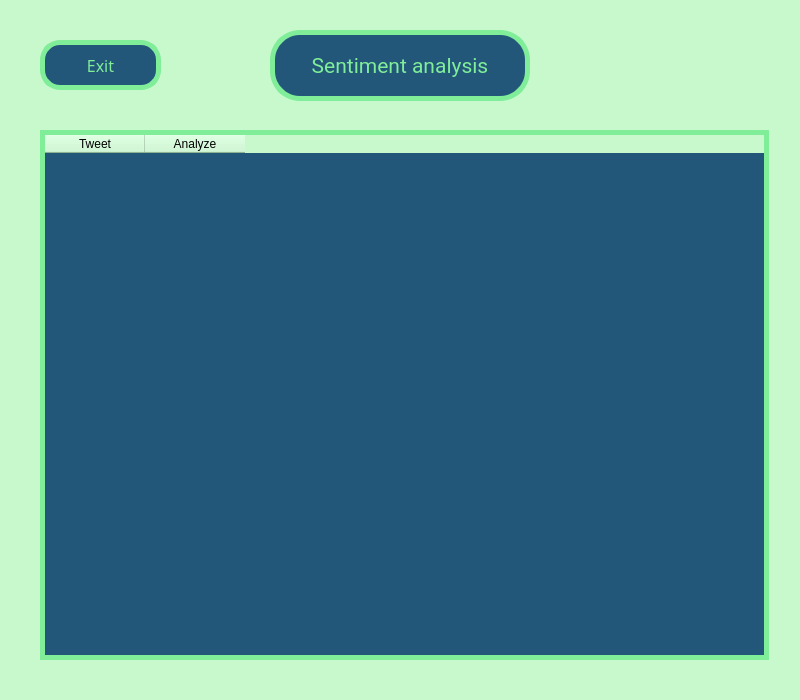
<?xml version="1.0" encoding="UTF-8"?>
<ui version="4.0">
 <class>MainWindow</class>
 <widget class="QMainWindow" name="MainWindow">
  <property name="geometry">
   <rect>
    <x>0</x>
    <y>0</y>
    <width>800</width>
    <height>700</height>
   </rect>
  </property>
  <property name="windowTitle">
   <string>MainWindow</string>
  </property>
  <property name="styleSheet">
   <string notr="true">QWidget{
background-color:#C7F9CC
}</string>
  </property>
  <widget class="QWidget" name="centralwidget">
   <widget class="QLabel" name="label">
    <property name="geometry">
     <rect>
      <x>270</x>
      <y>30</y>
      <width>260</width>
      <height>71</height>
     </rect>
    </property>
    <property name="font">
     <font>
      <family>Roboto</family>
      <pointsize>16</pointsize>
     </font>
    </property>
    <property name="styleSheet">
     <string notr="true">QLabel{
background-color:#22577A;
color:#80ED99;
border:5px solid #80ED99;
border-radius:30px
}</string>
    </property>
    <property name="text">
     <string>Sentiment analysis</string>
    </property>
    <property name="alignment">
     <set>Qt::AlignCenter</set>
    </property>
   </widget>
   <widget class="QTableWidget" name="tableWidget_infos">
    <property name="geometry">
     <rect>
      <x>40</x>
      <y>130</y>
      <width>729</width>
      <height>530</height>
     </rect>
    </property>
    <property name="styleSheet">
     <string notr="true">QTableWidget{
background-color:#22577A;
color:#80ED99;
border:5px solid #80ED99;
}</string>
    </property>
    <column>
     <property name="text">
      <string>Tweet</string>
     </property>
    </column>
    <column>
     <property name="text">
      <string>Analyze</string>
     </property>
    </column>
   </widget>
   <widget class="QPushButton" name="pushButton_exit">
    <property name="geometry">
     <rect>
      <x>40</x>
      <y>40</y>
      <width>121</width>
      <height>50</height>
     </rect>
    </property>
    <property name="font">
     <font>
      <family>Segoe UI Variable Small</family>
      <pointsize>12</pointsize>
      <weight>50</weight>
      <bold>false</bold>
     </font>
    </property>
    <property name="styleSheet">
     <string notr="true">QPushButton{
background-color:#22577A;
color:#80ED99;
border:5px solid #80ED99;
border-radius:20px
}

QPushButton:hover{
background-color:#80ED99;
color:#22577A;
border:2px solid #22577A
}</string>
    </property>
    <property name="text">
     <string>Exit</string>
    </property>
   </widget>
  </widget>
 </widget>
 <resources/>
 <connections/>
</ui>
